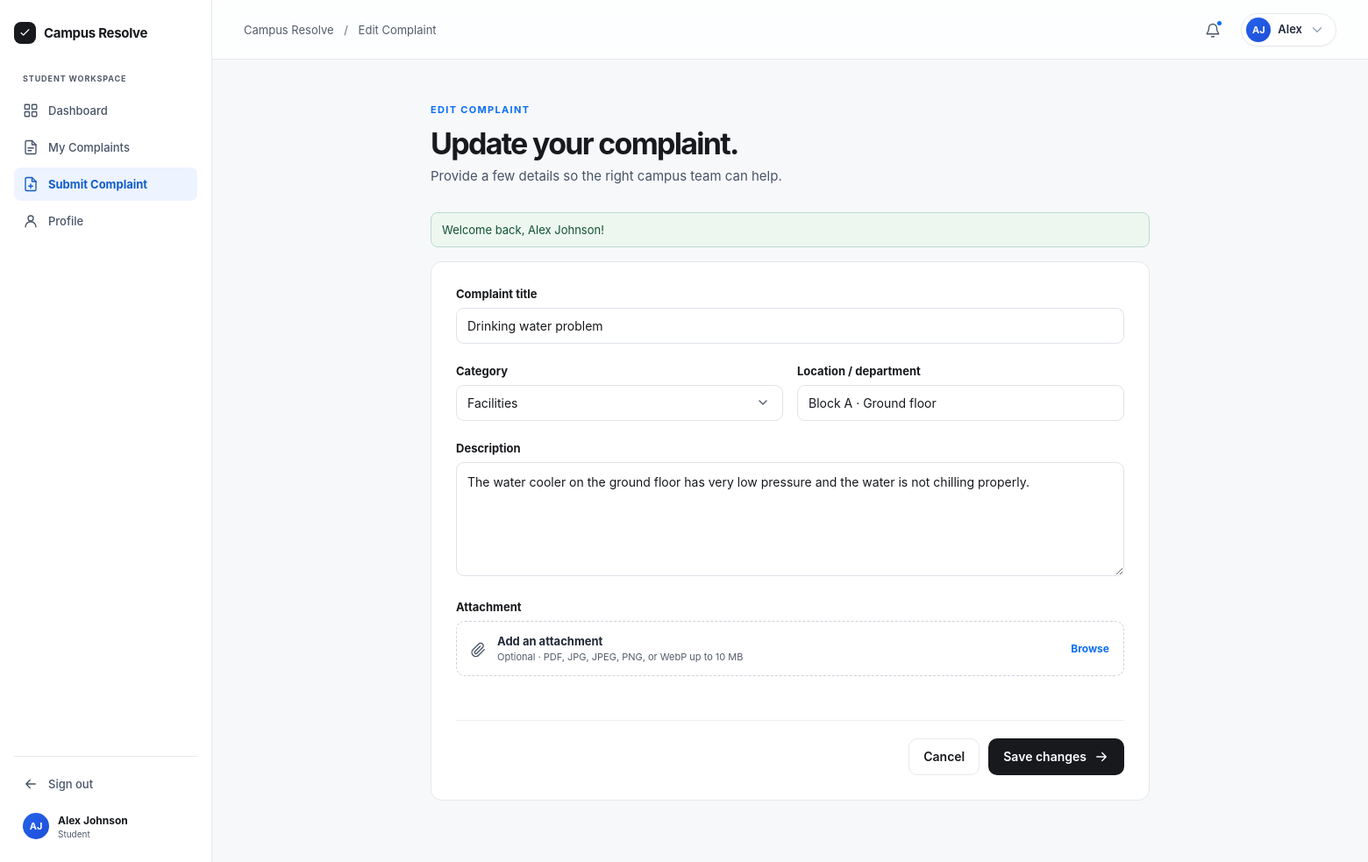
Page /student/submit_complaint.php?id=3 (signed in) on the committed database.
### tables this page shows
CREATE TABLE `complaints` (
  `id` INT AUTO_INCREMENT PRIMARY KEY,
  `complaint_code` VARCHAR(20) NOT NULL UNIQUE,
  `user_id` INT NOT NULL,
  `title` VARCHAR(200) NOT NULL,
  `category` ENUM('Infrastructure', 'IT', 'Facilities', 'Laboratory', 'Other') NOT NULL,
  `location` VARCHAR(150) NOT NULL,
  `description` TEXT NOT NULL,
  `attachment` VARCHAR(255) DEFAULT NULL,
  `status` ENUM('Pending', 'In Progress', 'Resolved', 'Rejected') NOT NULL DEFAULT 'Pending',
  `created_at` DATETIME NOT NULL DEFAULT CURRENT_TIMESTAMP,
  `updated_at` DATETIME NOT NULL DEFAULT CURRENT_TIMESTAMP ON UPDATE CURRENT_TIMESTAMP,
  CONSTRAINT `fk_complaints_user` FOREIGN KEY (`user_id`) REFERENCES `users` (`id`) ON DELETE CASCADE
);

### includes/auth_check_student.php (called while the page is built, shortened)
<?php
require_once __DIR__ . '/auth.php';
$base = $base ?? '../';

### includes/auth.php (called while the page is built, shortened)
<?php
function get_flash(bool $clearCache = false): ?array {
    static $cached = null;
    if (isset($_SESSION['flash'])) {
        $cached = $_SESSION['flash'];
    }
    return $cached;
}

### includes/helpers.php (called while the page is built, shortened)
<?php
function e(?string $str): string {
    return htmlspecialchars((string)$str, ENT_QUOTES, 'UTF-8');
}

### student/submit_complaint.php (the view, shortened to what this page needs)
<?php
$base = '../';
require_once __DIR__ . '/../config/db_connect.php';
require_once __DIR__ . '/../includes/auth.php';
require_once __DIR__ . '/../includes/helpers.php';
require_once __DIR__ . '/../includes/auth_check_student.php';
$user = current_user();
$userId = (int)($user['id'] ?? 0);
$categories = ['Infrastructure', 'IT', 'Facilities', 'Laboratory', 'Other'];
$rawId = $_GET['id'] ?? $_POST['complaint_id'] ?? 0;
$complaintId = filter_var($rawId, FILTER_VALIDATE_INT) !== false ? (int)$rawId : 0;
$isEditing = false;
$existing = null;
$values = [
    'title'       => '',
    'category'    => '',
    'location'    => '',
    'description' => ''
];
$fieldErrors = [];
if ($complaintId > 0) {
    $stmt = $pdo->prepare("SELECT * FROM `complaints` WHERE `id` = ? AND `user_id` = ?");
    $stmt->execute([$complaintId, $userId]);
    $existing = $stmt->fetch();
    $isEditing = true;
    $values = [
        'title'       => $existing['title'],
        'category'    => $existing['category'],
        'location'    => $existing['location'],
        'description' => $existing['description']
    ];
}
$flash = get_flash();
?>
<!doctype html>
<html lang="en">
  <head>
    <link rel="stylesheet" href="<?= $base ?>assets/css/styles.css?v=<?= time() ?>" />
  </head>
  <body>
    <div class="app-shell">
      <?php require __DIR__ . '/../includes/student-sidebar.php'; ?>
      <div class="app-body">
        <?php require __DIR__ . '/../includes/header.php'; ?>
        <main id="main-content" class="app-main">
          <section class="form-page">
            <div class="page-head">
              <p class="eyebrow"><?= $isEditing ? 'Edit complaint' : 'New complaint' ?></p>
              <h1><?= $isEditing ? 'Update your complaint.' : 'Tell us what needs attention.' ?></h1>
              <p>Provide a few details so the right campus team can help.</p>
            </div>
            <?php if ($flash): ?>
              <div class="form-alert <?= ($flash['type'] ?? '') === 'success' ? 'success' : '' ?>" role="<?= ($flash['type'] ?? '') === 'success' ? 'status' : 'alert' ?>">
                <?= e($flash['message']) ?>
              </div>
            <?php endif; ?>
            <form
              class="complaint-form panel"
              method="post"
              action="<?= e($_SERVER['PHP_SELF']) ?><?= $isEditing ? '?id=' . $complaintId : '' ?>"
              enctype="multipart/form-data"
              data-validate
              novalidate
            >
              <div class="form-grid">
                <label class="field full">
                  <span>Complaint title</span>
                  <input
                    name="title"
                    id="complaint-title"
                    placeholder="e.g. Classroom fan not working"
                    value="<?= e($values['title']) ?>"
                    minlength="5"
                    maxlength="200"
                    required
                    aria-invalid="<?= !empty($fieldErrors['title']) ? 'true' : 'false' ?>"
                  />
                </label>
                <label class="field">
                  <span>Category</span>
                  <select
                    name="category"
                    id="complaint-category"
                    required
                    aria-invalid="<?= !empty($fieldErrors['category']) ? 'true' : 'false' ?>"
                  >
                    <?php foreach ($categories as $cat): ?>
                      <option value="<?= e($cat) ?>" <?= $values['category'] === $cat ? 'selected' : '' ?>>
                        <?= e($cat) ?>
                      </option>
                    <?php endforeach; ?>
                  </select>
                </label>
                <label class="field">
                  <span>Location / department</span>
                  <input
                    name="location"
                    id="complaint-location"
                    placeholder="e.g. Block B · Room 204"
                    value="<?= e($values['location']) ?>"
                    maxlength="150"
                    required
                    aria-invalid="<?= !empty($fieldErrors['location']) ? 'true' : 'false' ?>"
                  />
                </label>
                <label class="field full">
                  <span>Description</span>
                  <textarea
                    name="description"
                    id="complaint-description"
                    placeholder="What happened? Include anything that would help the team understand the issue."
                    minlength="10"
                    maxlength="5000"
                    required
                    aria-invalid="<?= !empty($fieldErrors['description']) ? 'true' : 'false' ?>"
                  ><?= e($values['description']) ?></textarea>
                </label>
                <div class="field full">
                  <span>Attachment</span>
                  <label class="attachment full <?= (!empty($existing['attachment']) && empty($removeAttachment)) ? 'has-file' : '' ?>" id="attachment-dropzone">
                    <span>
                      <svg class="icon" width="20" height="20">
                        <use href="<?= $base ?>icons.svg#i-paperclip" />
                      </svg>
                    </span>
                    <div>
                      <strong id="attachment-name">
                        <?php if (!empty($existing['attachment']) && empty($removeAttachment)): ?>
                          Current file: <?= e(basename($existing['attachment'])) ?>
                        <?php else: ?>
                          Add an attachment
                        <?php endif; ?>
                      </strong>
                      <small id="attachment-hint">
                        <?php if (!empty($existing['attachment']) && empty($removeAttachment)): ?>
                          Click to replace with a new PDF, JPG, JPEG, PNG, or WebP up to 10 MB
                        <?php else: ?>
                          Optional · PDF, JPG, JPEG, PNG, or WebP up to 10 MB
                        <?php endif; ?>
                      </small>
                    </div>
                    <em id="attachment-action"><?= !empty($existing['attachment']) ? 'Change' : 'Browse' ?></em>
                  </label>
                </div>
              </div>
              <div class="form-actions">
                <?php if (!$isEditing): ?>
                  <button
                    class="button secondary"
                    type="button"
                    id="btn-save-draft"
                  >
                    Save as draft
                  </button>
                <?php else: ?>
                  <a class="button secondary" href="complaint_details.php?id=<?= $complaintId ?>">
                    Cancel
                  </a>
                <?php endif; ?>
                <button class="button primary" type="submit" id="btn-submit-complaint">
                  <?= $isEditing ? 'Save changes' : 'Submit complaint' ?>
                  <svg class="icon" width="18" height="18">
                    <use href="<?= $base ?>icons.svg#i-arrow" />
                  </svg>
                </button>
              </div>
            </form>
          </section>
        </main>
      </div>
    </div>
    <?php require __DIR__ . '/../includes/footer.php'; ?>

### assets/css/styles.css (style rules this page uses)
:root { --ink: #17191d; --muted: #69707b; --soft: #f5f6f7; --canvas: #fbfbfc; --line: #e6e8eb; --blue: #0a6ef6; --amber: #b76a00; --green: #16835d; --indigo: #4f46e5; --red: #d92d20; --ease-out: cubic-bezier(0.23, 1, 0.32, 1); --ease-in-out: cubic-bezier(0.77, 0, 0.175, 1); font-family: Inter, -apple-system, BlinkMacSystemFont, "Segoe UI", sans-serif; color: var(--ink); background: var(--canvas); font-synthesis: none; }
* { box-sizing: border-box; }
html { scroll-behavior: smooth; }
body { margin: 0; min-width: 320px; background: var(--canvas); }
button, input, textarea, select { font: inherit; }
button { cursor: pointer; }
.icon { display: inline-block; fill: none; stroke: currentColor; stroke-width: 1.8; stroke-linecap: round; stroke-linejoin: round; vertical-align: middle; }
.button { border: 1px solid transparent; border-radius: 10px; padding: 11px 16px; font-weight: 600; font-size: 14px; display: inline-flex; align-items: center; justify-content: center; gap: 8px; transition: transform 160ms var(--ease-out), background-color 180ms ease, border-color 180ms ease, color 180ms ease; text-decoration: none; }
.button.primary { background: var(--ink); color: #fff; }
.button.secondary { background: #fff; color: var(--ink); border-color: var(--line); }
.eyebrow { color: var(--blue); text-transform: uppercase; font-size: 11px; font-weight: 750; letter-spacing: 0.12em; margin: 0 0 14px; }
.field { display: block; margin-bottom: 18px; }
.field > span:first-child { display: block; font-size: 13px; font-weight: 650; margin-bottom: 8px; }
.field input, .field textarea, .field select { width: 100%; border: 1px solid #dfe3e8; background: #fff; border-radius: 9px; padding: 11px 12px; color: var(--ink); font-size: 14px; transition: border-color 160ms ease, box-shadow 160ms ease; }
.field input::placeholder, .field textarea::placeholder { color: #646e7a; }
.field select { appearance: none; -webkit-appearance: none; background-repeat: no-repeat; background-position: right 14px center; background-size: 16px 16px; padding-right: 38px; cursor: pointer; }
.field textarea { min-height: 130px; resize: vertical; line-height: 1.55; }
.form-alert { color: #a7271d; background: #fdf0ef; border: 1px solid #f6d1ce; border-radius: 8px; padding: 10px 12px; font-size: 13px; line-height: 1.4; margin-bottom: 16px; }
.app-shell { min-height: 100vh; display: grid; grid-template-columns: 242px 1fr; background: #f7f8fa; }
.app-body { grid-column: 2; }
.app-main { padding: 50px 36px 70px; max-width: 1440px; margin: auto; width: 100%; }
.page-head { margin-bottom: 32px; }
.page-head h1 { font-size: 34px; letter-spacing: -0.05em; line-height: 1.05; margin: 0 0 9px; }
.page-head > p:not(.eyebrow) { margin: 0; color: #475467; font-size: 15px; }
.panel { background: #fff; border: 1px solid var(--line); border-radius: 13px; }
.form-page { max-width: 820px; margin: 0 auto; }
.complaint-form { padding: 28px; }
.form-grid { display: grid; grid-template-columns: 1fr 1fr; gap: 0 16px; }
.form-grid .full { grid-column: 1/-1; }
.attachment { display: flex; align-items: center; gap: 12px; border: 1px dashed #cbd2da; border-radius: 10px; padding: 14px 16px; color: #475467; cursor: pointer; }
.attachment span { color: #475467; }
.attachment div { display: grid; gap: 3px; }
.attachment strong { font-size: 13px; color: #1f2937; }
.attachment small { font-size: 11px; color: #525c6a; }
.attachment em { margin-left: auto; font-size: 12px; font-style: normal; font-weight: 650; color: var(--blue); }
.form-actions { display: flex; justify-content: flex-end; gap: 10px; margin-top: 27px; padding-top: 20px; border-top: 1px solid #edf0f2; }
.side-link .icon, .mobile-menu .icon, .icon-button .icon, .button .icon, .stat-icon .icon, .help-icon .icon, .response-icon .icon, .modal-close .icon, .user-menu .icon, .search-input .icon, .attachment .icon { width: 18px; height: 18px; }
.form-alert.success, .form-alert[role="status"] { color: #0f5132; background: #edf7f0; border-color: #badbcc; }
a { color: inherit; text-decoration: none; }

### rows in the picture
complaints: title "Drinking water problem", location "Block A · Ground floor", description "The water cooler on the ground floor has very low pressure and the water is not chilling properly."

### other values in the picture
$initials "AJ"
$name "Alex Johnson"
$crumb_title "Edit Complaint"
$first_name "Alex"
$flash['message'] "Welcome back, Alex Johnson!"
form field category "Facilities"
